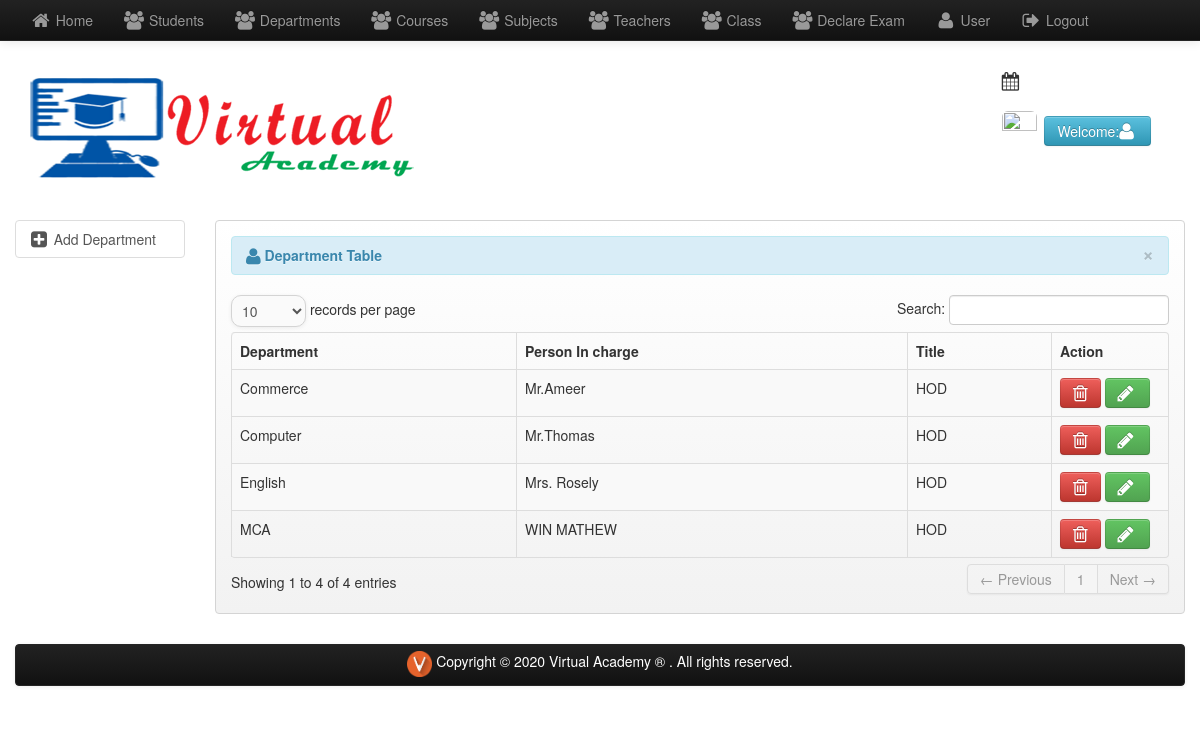
The app's page /ppt/admin/department.php (signed in) with its own data.
### tables this page shows
CREATE TABLE IF NOT EXISTS `tbl_department` (
  `dept_id` int(11) NOT NULL AUTO_INCREMENT,
  `inCharge` varchar(100) NOT NULL,
  `title` varchar(100) NOT NULL,
  `dept_name` varchar(100) NOT NULL,
  PRIMARY KEY (`dept_id`)
);

### ppt/admin/department.php (the view, shortened to what this page needs)
<?php include('header.php'); ?>
<body>
    <div class="row-fluid">
        <div class="span12">
            <?php include('navbar.php'); ?>
            <div class="container">
                <div class="row-fluid">
                    <div class="span2">
                        <ul class="nav nav-tabs nav-stacked">
                            <li class="active">
                                <a  href="add_department.php" ><i class="icon-plus-sign-alt icon-large"></i>&nbsp;Add Department</a>
                            </li>
                        </ul>
                    </div>
                    <div class="span10">
                        <div class="hero-unit-3">
                            <table cellpadding="0" cellspacing="0" border="0" class="table table-striped table-bordered" id="example">
                                <div class="alert alert-info">
                                    <button type="button" class="close" data-dismiss="alert">&times;</button>
                                    <strong><i class="icon-user icon-large"></i>&nbsp;Department Table</strong>
                                </div>
                                <thead>
                                    <tr>
                                        <th>Department</th>
                                        <th>Person In charge</th>
                                        <th>Title</th>
                                        <th>Action</th>
                                    </tr>
                                </thead>
                                <tbody>
                                    <?php
                                    $query = mysql_query("select * from tbl_department") or die(mysql_error());
                                    while ($row = mysql_fetch_array($query)) {
                                        $dep_id = $row['dept_id'];
                                        ?>
                                        <tr class="odd gradeX">
                                    <td><?php echo $row['dept_name']; ?></td>
                                    <td><?php echo $row['inCharge']; ?></td>
                                    <td><?php echo $row['title']; ?></td>
                                    <td width="100">
                                        <a rel="tooltip"  title="Delete Department" id="d<?php echo $dep_id; ?>" href="#dep_id<?php echo $dep_id; ?>" role="button"  data-toggle="modal" class="btn btn-danger"><i class="icon-trash icon-large"></i></a>
										<a rel="tooltip"  title="Edit Department" id="e<?php echo $dep_id; ?>" href="edit_department.php<?php echo '?id='.$dep_id; ?>" class="btn btn-success"><i class="icon-pencil icon-large"></i>&nbsp;</a>
                                    </td>
                                    </tr>
                                <?php } ?>
                                </tbody>
                            </table>
                        </div>
                    </div>
                </div>
                <?php include('footer.php'); ?>
            </div>
        </div>
</body>
</html>

### records on screen
tbl_department: dept_name "English", inCharge "Mrs. Rosely", title "HOD"
tbl_department: dept_name "Commerce", inCharge "Mr.Ameer", title "HOD"
tbl_department: dept_name "Computer", inCharge "Mr.Thomas", title "HOD"
tbl_department: dept_name "MCA", inCharge "WIN MATHEW", title "HOD"
